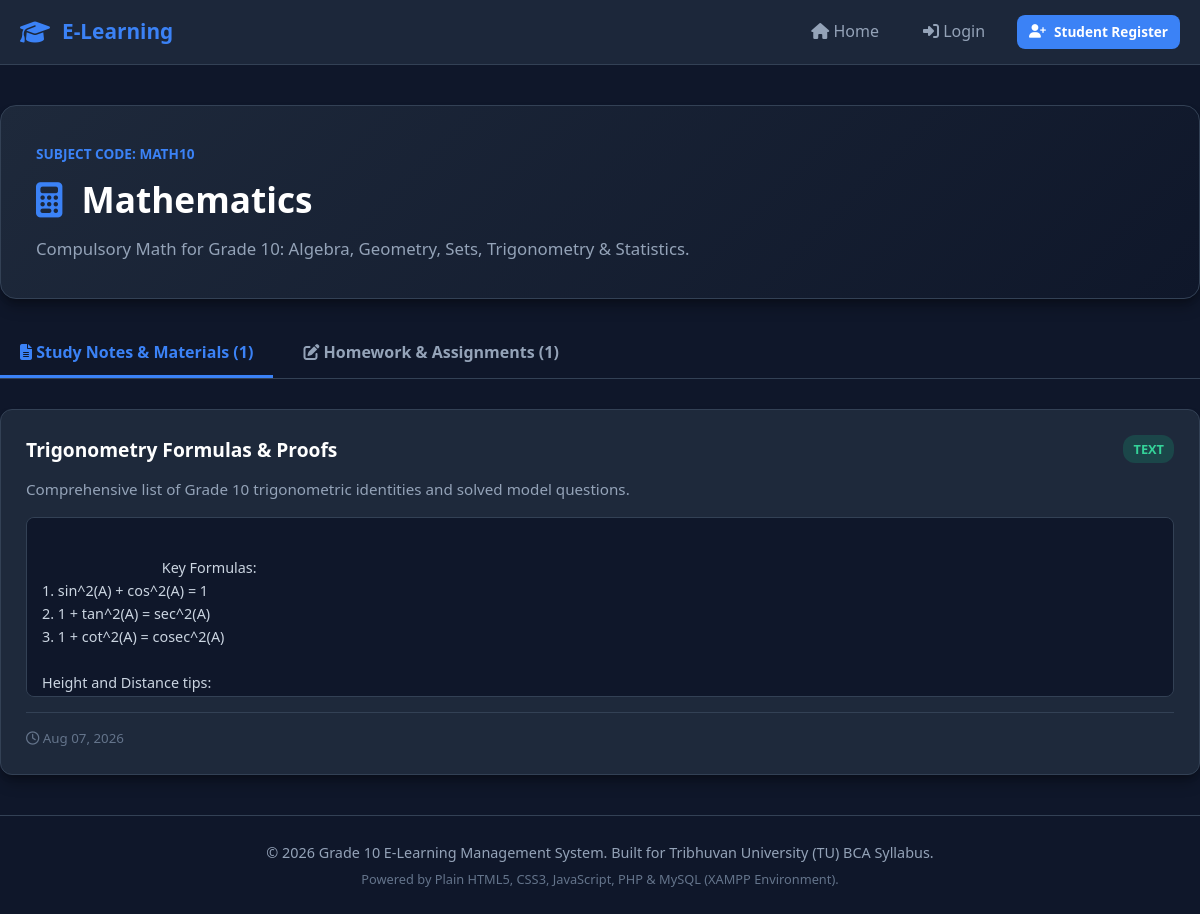
The page /subject_detail.php?id=1 on the database its author committed.
### tables this page shows
CREATE TABLE IF NOT EXISTS `subjects` (
    `id` INT AUTO_INCREMENT PRIMARY KEY,
    `code` VARCHAR(20) UNIQUE NOT NULL,
    `name` VARCHAR(100) NOT NULL,
    `description` TEXT,
    `icon` VARCHAR(50) DEFAULT 'book'
);

CREATE TABLE IF NOT EXISTS `materials` (
    `id` INT AUTO_INCREMENT PRIMARY KEY,
    `subject_id` INT NOT NULL,
    `title` VARCHAR(150) NOT NULL,
    `description` TEXT,
    `content_type` ENUM('pdf', 'link', 'text') NOT NULL DEFAULT 'text',
    `file_path` VARCHAR(255) DEFAULT NULL,
    `external_link` VARCHAR(255) DEFAULT NULL,
    `content_body` LONGTEXT DEFAULT NULL,
    `uploaded_by` INT NOT NULL,
    `created_at` TIMESTAMP DEFAULT CURRENT_TIMESTAMP,
    FOREIGN KEY (`subject_id`) REFERENCES `subjects`(`id`) ON DELETE CASCADE,
    FOREIGN KEY (`uploaded_by`) REFERENCES `users`(`id`) ON DELETE CASCADE
);

### subject_detail.php (the view, shortened to what this page needs)
<?php
require_once __DIR__ . '/config/db.php';
require_once __DIR__ . '/includes/header.php';
$subject_id = isset($_GET['id']) ? (int)$_GET['id'] : 0;
$stmt = $pdo->prepare("SELECT * FROM subjects WHERE id = ?");
$stmt->execute([$subject_id]);
$subject = $stmt->fetch();
$stmt = $pdo->prepare("SELECT * FROM materials WHERE subject_id = ? ORDER BY id DESC");
$stmt->execute([$subject_id]);
$materials = $stmt->fetchAll();
$stmt = $pdo->prepare("SELECT * FROM assignments WHERE subject_id = ? ORDER BY due_date ASC");
$stmt->execute([$subject_id]);
$assignments = $stmt->fetchAll();
?>
<div class="hero-section" style="padding: 35px; margin-bottom: 30px;">
    <div>
        <span style="font-size: 0.85rem; color: #3b82f6; font-weight: 700; text-transform: uppercase;">
            Subject Code: <?= htmlspecialchars($subject['code']) ?>
        </span>
        <h1 style="font-size: 2.2rem; color: white; margin-top: 5px;">
            <i class="fa-solid <?= htmlspecialchars($subject['icon']) ?>" style="color: #3b82f6; margin-right: 10px;"></i>
            <?= htmlspecialchars($subject['name']) ?>
        </h1>
        <p style="color: #94a3b8; font-size: 1.05rem; margin-top: 8px;">
            <?= htmlspecialchars($subject['description']) ?>
        </p>
    </div>
</div>
<div class="tabs-header">
    <button class="tab-btn active" data-target="tab-notes">
        <i class="fa-solid fa-file-lines"></i> Study Notes & Materials (<?= count($materials) ?>)
    </button>
    <button class="tab-btn" data-target="tab-assignments">
        <i class="fa-solid fa-pen-to-square"></i> Homework & Assignments (<?= count($assignments) ?>)
    </button>
</div>
<div id="tab-notes" class="tab-pane active">
    <?php if (empty($materials)): ?>
        <div class="card" style="text-align: center; color: #94a3b8; padding: 40px;">
            <i class="fa-solid fa-folder-open" style="font-size: 3rem; margin-bottom: 15px; opacity: 0.5;"></i>
            <p>No study notes or materials uploaded for this subject yet.</p>
        </div>
    <?php else: ?>
        <div class="grid-2">
            <?php foreach ($materials as $mat): ?>
                <div class="card">
                    <div>
                        <div style="display: flex; justify-content: space-between; align-items: flex-start; margin-bottom: 12px;">
                            <h3 style="color: white; font-size: 1.2rem;"><?= htmlspecialchars($mat['title']) ?></h3>
                            <span class="badge badge-<?= htmlspecialchars($mat['content_type']) ?>">
                                <?= strtoupper(htmlspecialchars($mat['content_type'])) ?>
                            </span>
                        </div>
                        <p style="color: #94a3b8; font-size: 0.95rem; margin-bottom: 15px;"><?= htmlspecialchars($mat['description']) ?></p>
                        <?php if ($mat['content_body']): ?>
                            <div style="background: #0f172a; border: 1px solid #334155; border-radius: 8px; padding: 15px; margin-bottom: 15px; white-space: pre-wrap; font-family: inherit; font-size: 0.9rem; color: #cbd5e1; max-height: 180px; overflow-y: auto;">
                                <?= htmlspecialchars($mat['content_body']) ?>
                            </div>
                        <?php endif; ?>
                    </div>
                    <div style="display: flex; justify-content: space-between; align-items: center; padding-top: 15px; border-top: 1px solid #334155;">
                        <small style="color: #64748b;"><i class="fa-regular fa-clock"></i> <?= date('M d, Y', strtotime($mat['created_at'])) ?></small>
                    </div>
                </div>
            <?php endforeach; ?>
        </div>
    <?php endif; ?>
</div>
<?php require_once __DIR__ . '/includes/footer.php'; ?>

### assets/css/style.css (style rules this page uses)
:root { --primary: #3b82f6; --primary-hover: #2563eb; --secondary: #64748b; --accent: #8b5cf6; --success: #10b981; --warning: #f59e0b; --danger: #ef4444; --bg-dark: #0f172a; --bg-card: #1e293b; --bg-card-hover: #334155; --text-main: #f8fafc; --text-muted: #94a3b8; --border-color: #334155; --radius-sm: 8px; --radius-md: 12px; --radius-lg: 16px; --transition: all 0.25s ease-in-out; --shadow: 0 10px 15px -3px rgba(0, 0, 0, 0.3), 0 4px 6px -2px rgba(0, 0, 0, 0.2); }
* { box-sizing: border-box; margin: 0; padding: 0; font-family: 'Segoe UI', system-ui, -apple-system, Roboto, sans-serif; }
body { background-color: var(--bg-dark); color: var(--text-main); line-height: 1.6; min-height: 100vh; display: flex; flex-direction: column; }
.hero-section { background: linear-gradient(135deg, #1e293b 0%, #0f172a 100%); border: 1px solid var(--border-color); border-radius: var(--radius-lg); padding: 45px; margin-bottom: 40px; box-shadow: var(--shadow); display: flex; align-items: center; justify-content: space-between; gap: 30px; }
.grid-2 { display: grid; grid-template-columns: repeat(auto-fit, minmax(450px, 1fr)); gap: 25px; }
.card { background-color: var(--bg-card); border: 1px solid var(--border-color); border-radius: var(--radius-md); padding: 25px; transition: var(--transition); box-shadow: var(--shadow); display: flex; flex-direction: column; justify-content: space-between; }
.tabs-header { display: flex; gap: 10px; border-bottom: 1px solid var(--border-color); margin-bottom: 30px; }
.tab-btn { padding: 12px 20px; background: none; border: none; color: var(--text-muted); font-weight: 600; font-size: 1rem; cursor: pointer; border-bottom: 3px solid transparent; transition: var(--transition); }
.tab-btn.active { color: var(--primary); border-bottom-color: var(--primary); }
.tab-pane { display: none; }
.tab-pane.active { display: block; }
.badge { padding: 4px 10px; border-radius: 12px; font-size: 0.8rem; font-weight: 600; display: inline-block; }
.badge-text { background: rgba(16, 185, 129, 0.2); color: #34d399; }

### rows shown on the page
subjects: code "MATH10", name "Mathematics", description "Compulsory Math for Grade 10: Algebra, Geometry, Sets, Trigonometry & Statistics."
materials: title "Trigonometry Formulas & Proofs", content_type "TEXT", description "Comprehensive list of Grade 10 trigonometric identities and solved model questions.", content_body "Key Formulas: 1. sin^2(A) + cos^2(A) = 1 2. 1 + tan^2(A) = sec^2(A) 3. 1 + cot^2(A) = cosec^2(A) Height and Distance tips:…", created_at "Aug 07, 2026"

### other values the page prints
count($materials) "1"
count($assignments) "1"
